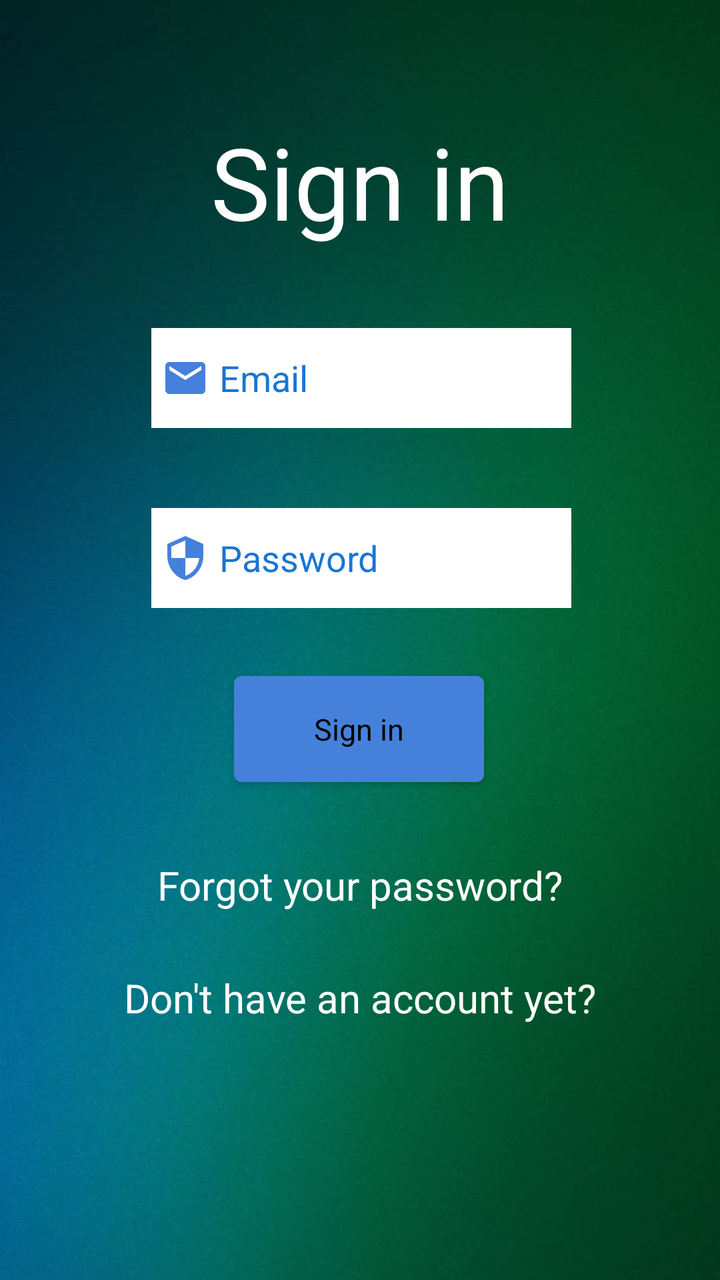
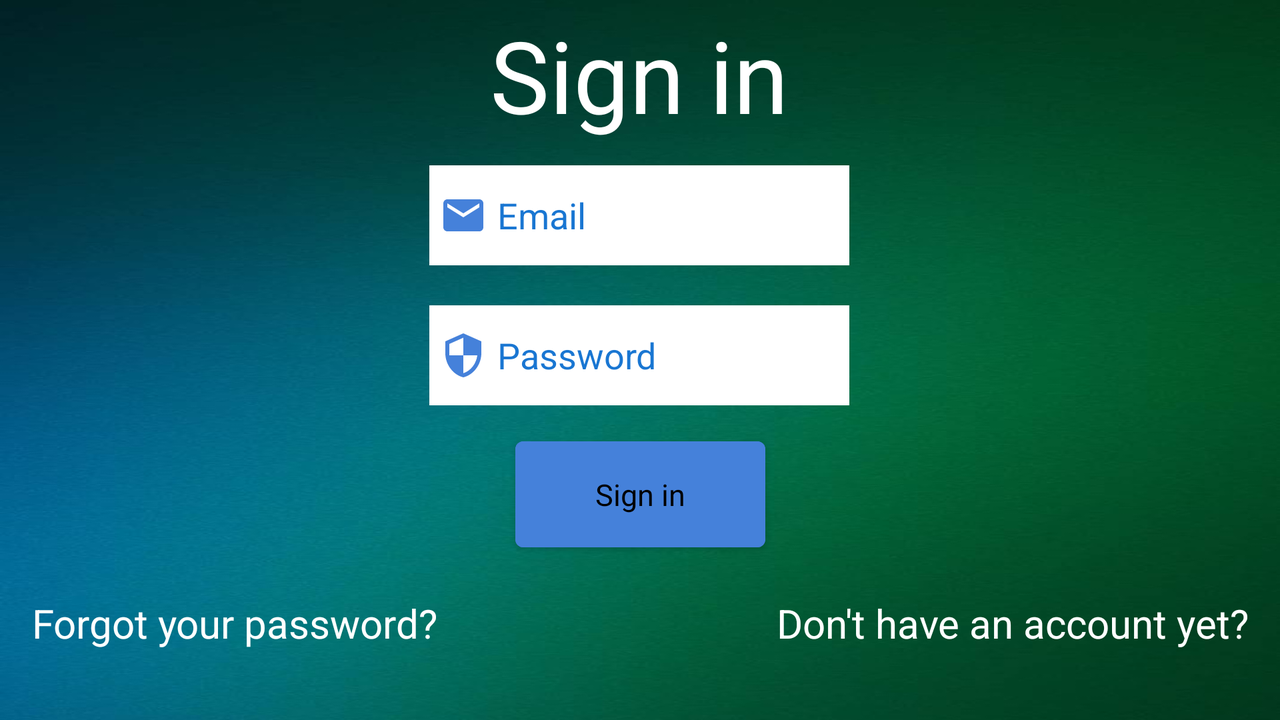

Compare how this app lays out the same screen by default and in its alternative resource folder. The renders come first, then the two layout files and the values they reference.
<!-- AndroidManifest.xml: application theme Theme.NewModernTrading -->
<!-- res/layout/activity_sign_in.xml -->
<?xml version="1.0" encoding="utf-8"?>
<androidx.constraintlayout.widget.ConstraintLayout xmlns:android="http://schemas.android.com/apk/res/android"
    xmlns:app="http://schemas.android.com/apk/res-auto"
    xmlns:tools="http://schemas.android.com/tools"
    android:layout_width="match_parent"
    android:layout_height="match_parent"
    android:background="@drawable/background"
    tools:context=".SignInActivity">

    <TextView
        android:id="@+id/title"
        android:layout_width="wrap_content"
        android:layout_height="wrap_content"
        android:text="@string/signIn"
        android:textColor="@color/white"
        android:textAppearance="@style/TextAppearance.AppCompat.Medium"
        android:textSize="50sp"
        app:layout_constraintBottom_toBottomOf="parent"
        app:layout_constraintEnd_toEndOf="parent"
        app:layout_constraintHorizontal_bias="0.5"
        app:layout_constraintStart_toStartOf="parent"
        app:layout_constraintTop_toTopOf="parent"
        app:layout_constraintVertical_bias="0.1" />

    <EditText
        android:id="@+id/emailInput"
        android:layout_width="wrap_content"
        android:layout_height="50dp"
        android:layout_marginTop="40dp"
        android:autofillHints=""
        android:background="#ffffff"
        android:drawableStart="@drawable/ic_baseline_email_24"
        android:drawablePadding="5dp"
        android:ems="10"
        android:hint="@string/email"
        android:inputType="textEmailAddress"
        android:paddingStart="5sp"
        android:paddingEnd="0sp"
        android:textAppearance="@style/TextAppearance.AppCompat.Medium"
        android:textColor="#1976D2"
        android:textColorHint="#1976D2"
        app:layout_constraintEnd_toEndOf="parent"
        app:layout_constraintHorizontal_bias="0.505"
        app:layout_constraintStart_toStartOf="parent"
        app:layout_constraintTop_toBottomOf="@+id/title" />

    <EditText
        android:id="@+id/passwordInput"
        android:layout_width="wrap_content"
        android:layout_height="50dp"
        android:layout_marginTop="40dp"
        android:autofillHints=""
        android:background="#ffffff"
        android:drawableStart="@drawable/ic_baseline_security_24"
        android:drawablePadding="5dp"
        android:ems="10"
        android:hint="@string/password"
        android:inputType="textPassword"
        android:paddingStart="5sp"
        android:paddingEnd="0sp"
        android:textAppearance="@style/TextAppearance.AppCompat.Medium"
        android:textColor="#1976D2"
        android:textColorHint="#1976D2"
        app:layout_constraintEnd_toEndOf="parent"
        app:layout_constraintHorizontal_bias="0.505"
        app:layout_constraintStart_toStartOf="parent"
        app:layout_constraintTop_toBottomOf="@+id/emailInput" />

    <Button
        android:id="@+id/signInButton"
        android:layout_width="125dp"
        android:layout_height="65dp"
        android:layout_marginTop="28dp"
        android:backgroundTint="#4581DA"
        android:text="@string/signIn"
        android:textAppearance="@style/TextAppearance.AppCompat.Medium"
        android:textColor="#000000"
        android:textSize="15sp"
        app:layout_constraintEnd_toEndOf="parent"
        app:layout_constraintHorizontal_bias="0.498"
        app:layout_constraintStart_toStartOf="parent"
        app:layout_constraintTop_toBottomOf="@+id/passwordInput"
        tools:ignore="DuplicateSpeakableTextCheck" />

    <TextView
        android:id="@+id/forgotYourPasswordButton"
        android:layout_width="wrap_content"
        android:layout_height="wrap_content"
        android:layout_marginTop="32dp"
        android:clickable="true"
        android:focusable="true"
        android:minHeight="48dp"
        android:textAppearance="@style/TextAppearance.AppCompat.Medium"
        android:text="@string/forgotYourPassword"
        android:textColor="@color/white"
        android:textSize="20sp"
        app:layout_constraintEnd_toEndOf="parent"
        app:layout_constraintStart_toStartOf="parent"
        app:layout_constraintTop_toBottomOf="@+id/signInButton" />

    <TextView
        android:id="@+id/dontHaveAnAccountYetButton"
        android:layout_width="wrap_content"
        android:layout_height="wrap_content"
        android:clickable="true"
        android:focusable="true"
        android:minHeight="48dp"
        android:text="@string/dontHaveAnAccountYet"
        android:textAppearance="@style/TextAppearance.AppCompat.Medium"
        android:textAlignment="center"
        android:textColor="@color/white"
        android:textSize="20sp"
        app:layout_constraintBottom_toBottomOf="parent"
        app:layout_constraintEnd_toEndOf="parent"
        app:layout_constraintHorizontal_bias="0.497"
        app:layout_constraintStart_toStartOf="parent"
        app:layout_constraintTop_toBottomOf="@+id/forgotYourPasswordButton"
        app:layout_constraintVertical_bias="0.073" />

</androidx.constraintlayout.widget.ConstraintLayout>
<!-- resources referenced by this layout -->
<resources>
  <!-- drawable background: jpg bitmap (drawable-v24, 39150 bytes) -->
  <!-- drawable ic_baseline_email_24 (drawable-v24) -->
  <vector android:height="24dp" android:tint="#FF4581DA"
      android:viewportHeight="24" android:viewportWidth="24"
      android:width="24dp" xmlns:android="http://schemas.android.com/apk/res/android">
      <path android:fillColor="@android:color/white" android:pathData="M20,4L4,4c-1.1,0 -1.99,0.9 -1.99,2L2,18c0,1.1 0.9,2 2,2h16c1.1,0 2,-0.9 2,-2L22,6c0,-1.1 -0.9,-2 -2,-2zM20,8l-8,5 -8,-5L4,6l8,5 8,-5v2z"/>
  </vector>
  <!-- drawable ic_baseline_security_24 (drawable-v24) -->
  <vector android:height="24dp" android:tint="#FF4581DA"
      android:viewportHeight="24" android:viewportWidth="24"
      android:width="24dp" xmlns:android="http://schemas.android.com/apk/res/android">
      <path android:fillColor="@android:color/white" android:pathData="M12,1L3,5v6c0,5.55 3.84,10.74 9,12 5.16,-1.26 9,-6.45 9,-12L21,5l-9,-4zM12,11.99h7c-0.53,4.12 -3.28,7.79 -7,8.94L12,12L5,12L5,6.3l7,-3.11v8.8z"/>
  </vector>
  <string name="dontHaveAnAccountYet">Don\'t have an account yet?</string>
  <string name="email">Email</string>
  <string name="forgotYourPassword">Forgot your password?</string>
  <string name="password">Password</string>
  <string name="signIn">Sign in</string>
  <style name="Theme.NewModernTrading" parent="Theme.MaterialComponents.DayNight.NoActionBar">
          
          <item name="colorPrimary">#FF4581DA</item>
          <item name="colorPrimaryVariant">#FF4581DA</item>
          <item name="colorOnPrimary">@color/white</item>
          
          <item name="colorSecondary">#FF4581DA</item>
          <item name="colorSecondaryVariant">#FF4581DA</item>
          <item name="colorOnSecondary">@color/black</item>
          
          <item name="android:statusBarColor" tools:targetApi="l">?attr/colorPrimaryVariant</item>
          
      </style>
</resources>
<!-- res/layout-land/activity_sign_in.xml (the repository's variant of the layout above) -->
<!-- drawn on the phone turned sideways -->
<?xml version="1.0" encoding="utf-8"?>
<androidx.constraintlayout.widget.ConstraintLayout xmlns:android="http://schemas.android.com/apk/res/android"
    xmlns:app="http://schemas.android.com/apk/res-auto"
    xmlns:tools="http://schemas.android.com/tools"
    android:layout_width="match_parent"
    android:layout_height="match_parent"
    android:background="@drawable/background"
    tools:context=".SignInActivity">

    <TextView
        android:id="@+id/title"
        android:layout_width="wrap_content"
        android:layout_height="wrap_content"
        android:text="@string/signIn"
        android:textAppearance="@style/TextAppearance.AppCompat.Medium"
        android:textColor="@color/white"
        android:textSize="50sp"
        app:layout_constraintBottom_toBottomOf="parent"
        app:layout_constraintEnd_toEndOf="parent"
        app:layout_constraintHorizontal_bias="0.499"
        app:layout_constraintStart_toStartOf="parent"
        app:layout_constraintTop_toTopOf="parent"
        app:layout_constraintVertical_bias="0.014" />

    <EditText
        android:id="@+id/emailInput"
        android:layout_width="wrap_content"
        android:layout_height="50dp"
        android:layout_marginTop="12dp"
        android:autofillHints=""
        android:background="#ffffff"
        android:drawableStart="@drawable/ic_baseline_email_24"
        android:drawablePadding="5dp"
        android:ems="10"
        android:hint="@string/email"
        android:inputType="textEmailAddress"
        android:paddingStart="5sp"
        android:paddingEnd="0sp"
        android:textAppearance="@style/TextAppearance.AppCompat.Medium"
        android:textColor="#1976D2"
        android:textColorHint="#1976D2"
        app:layout_constraintEnd_toEndOf="parent"
        app:layout_constraintHorizontal_bias="0.499"
        app:layout_constraintStart_toStartOf="parent"
        app:layout_constraintTop_toBottomOf="@+id/title" />

    <EditText
        android:id="@+id/passwordInput"
        android:layout_width="wrap_content"
        android:layout_height="50dp"
        android:layout_marginTop="20dp"
        android:autofillHints=""
        android:background="#ffffff"
        android:drawableStart="@drawable/ic_baseline_security_24"
        android:drawablePadding="5dp"
        android:ems="10"
        android:hint="@string/password"
        android:inputType="textPassword"
        android:paddingStart="5sp"
        android:paddingEnd="0sp"
        android:textAppearance="@style/TextAppearance.AppCompat.Medium"
        android:textColor="#1976D2"
        android:textColorHint="#1976D2"
        app:layout_constraintEnd_toEndOf="parent"
        app:layout_constraintHorizontal_bias="0.499"
        app:layout_constraintStart_toStartOf="parent"
        app:layout_constraintTop_toBottomOf="@+id/emailInput" />

    <Button
        android:id="@+id/signInButton"
        android:layout_width="125dp"
        android:layout_height="65dp"
        android:layout_marginTop="12dp"
        android:backgroundTint="#4581DA"
        android:text="@string/signIn"
        android:textAppearance="@style/TextAppearance.AppCompat.Medium"
        android:textColor="#000000"
        android:textSize="15sp"
        app:layout_constraintEnd_toEndOf="parent"
        app:layout_constraintStart_toStartOf="parent"
        app:layout_constraintTop_toBottomOf="@+id/passwordInput"
        tools:ignore="DuplicateSpeakableTextCheck" />

    <TextView
        android:id="@+id/forgotYourPasswordButton"
        android:layout_width="wrap_content"
        android:layout_height="wrap_content"
        android:layout_marginStart="16dp"
        android:clickable="true"
        android:focusable="true"
        android:minHeight="48dp"
        android:text="@string/forgotYourPassword"
        android:textAppearance="@style/TextAppearance.AppCompat.Medium"
        android:textColor="@color/white"
        android:textSize="20sp"
        app:layout_constraintBottom_toBottomOf="parent"
        app:layout_constraintEnd_toStartOf="@+id/signInButton"
        app:layout_constraintHorizontal_bias="0.0"
        app:layout_constraintStart_toStartOf="parent"
        app:layout_constraintTop_toTopOf="parent"
        app:layout_constraintVertical_bias="0.955" />

    <TextView
        android:id="@+id/dontHaveAnAccountYetButton"
        android:layout_width="wrap_content"
        android:layout_height="wrap_content"
        android:layout_marginEnd="16dp"
        android:clickable="true"
        android:focusable="true"
        android:minHeight="48dp"
        android:text="@string/dontHaveAnAccountYet"
        android:textAlignment="center"
        android:textAppearance="@style/TextAppearance.AppCompat.Medium"
        android:textColor="@color/white"
        android:textSize="20sp"
        app:layout_constraintBottom_toBottomOf="parent"
        app:layout_constraintEnd_toEndOf="parent"
        app:layout_constraintHorizontal_bias="1.0"
        app:layout_constraintStart_toEndOf="@+id/signInButton"
        app:layout_constraintTop_toTopOf="parent"
        app:layout_constraintVertical_bias="0.955" />

</androidx.constraintlayout.widget.ConstraintLayout>
